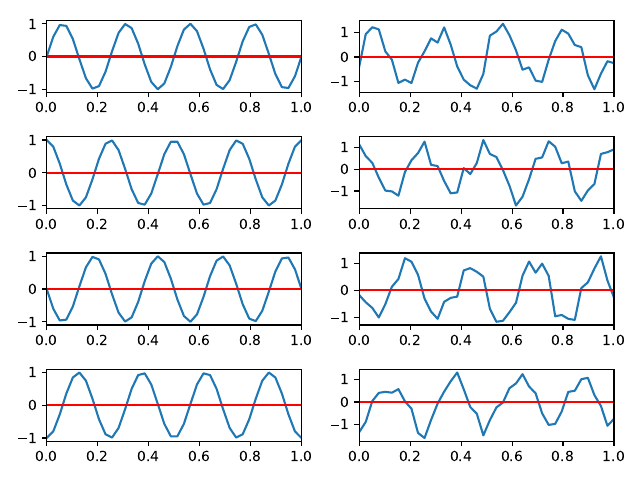

The Python source for this figure:
import numpy as np
import matplotlib.pyplot as plt

f = 4
fs = 10*f
A = 1
n_phases = 4
phases = np.linspace(0, 2*np.pi, 4, endpoint=False)
# print(phases)
time_axes = np.linspace(0, 1, fs)
s = [0]*n_phases
for i in range(len(phases)):
    s[i] = A*np.sin(2*np.pi*f*time_axes+phases[i])

SNR = [0.1, 1, 10, 100]

fig, ax = plt.subplots(nrows=4, ncols=2)
plt.tight_layout()
for i in range(len(phases)):
    z_noise = np.random.normal(size=len(time_axes))
    y_param = np.sqrt(np.linalg.norm(s[i]) / (np.linalg.norm(z_noise) * SNR[2]))
    ax[i][0].set_xlim(0, 1)
    ax[i][0].plot(time_axes, s[i])
    ax[i][0].hlines(0, time_axes[0], time_axes[-1], colors='r')
    ax[i][1].set_xlim(0, 1)
    ax[i][1].plot(time_axes, s[i] + y_param*z_noise)
    ax[i][1].hlines(0, time_axes[0], time_axes[-1], colors='r')

plt.savefig('ex2.pdf')
plt.show()

